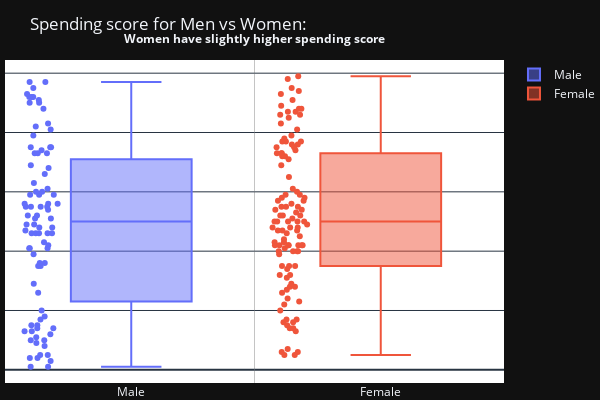

Write notebook code for a chart like this one.
### Markdown cell above
The plot above shows a bit higher spending score for women.  
The higher distribution peaks for female are there because there are more "female" observations.    
The distribution of spending score for women is a bit shifted to the right (bottom right plot). But, that difference is again very small and might be only true only in this small dataset.

### Code cell
fig = make_subplots(rows=1, cols=2, horizontal_spacing=False, shared_yaxes=True)

fig.append_trace(go.Box(y=df[df['Genre']=='Male']['Spending_Score'],
                        name='Male', boxpoints='all'), row=1, col=1)

fig.append_trace(go.Box(y=df[df['Genre']=='Female']['Spending_Score'],
                        name='Female', boxpoints='all'), row=1, col=2)

fig.update_layout(title='Spending score for Men vs Women:',
                 plot_bgcolor='#fff',
                 yaxis=dict(showticklabels=False),
                 height=400, width=600,
                 ).update_layout(margin=dict(t=60, l=5, r=0, b=15))

fig.add_annotation(x=0.5, y=1.1, text='<b>Women have slightly higher spending score</b>',
                   xref='paper', yref='paper', showarrow=False)
fig.show()

### Figure 1 — Plotly figure (JSON) as saved in the notebook; plotly's stock layout.template omitted (floating-point values rounded to 4 significant figures)
{"data": [{"boxpoints": "all", "name": "Male", "y": [39, 81, 3, 14, 13, 79, 66, 29, 35, 73, 73, 82, 61, 4, 4, 92, 92, 36, 60, 60, 41, 46, 46, 56, 55, 51, 59, 59, 55, 47, 54, 48, 51, 55, 41, 46, 41, 49, 52, 42, 49, 59, 55, 56, 46, 43, 48, 52, 46, 56, 91, 35, 95, 11, 75, 9, 75, 5, 73, 10, 93, 12, 97, 36, 90, 17, 88, 1, 1, 5, 26, 20, 63, 13, 75, 10, 92, 15, 69, 14, 90, 15, 97, 68, 8, 74, 18, 83], "type": "box", "xaxis": "x", "yaxis": "y"}, {"boxpoints": "all", "name": "Female", "y": [6, 77, 40, 76, 6, 94, 72, 99, 15, 77, 35, 98, 5, 14, 32, 31, 87, 73, 14, 81, 17, 73, 26, 75, 35, 61, 28, 65, 55, 47, 42, 42, 52, 54, 45, 50, 51, 52, 59, 50, 48, 47, 42, 49, 56, 53, 52, 42, 44, 57, 58, 55, 60, 46, 55, 40, 42, 47, 50, 41, 48, 42, 50, 54, 42, 48, 50, 43, 59, 43, 57, 40, 58, 29, 77, 34, 71, 88, 7, 72, 5, 40, 87, 74, 22, 20, 76, 16, 89, 78, 73, 35, 83, 93, 75, 95, 27, 13, 86, 32, 86, 88, 39, 24, 17, 85, 23, 69, 91, 16, 79, 28], "type": "box", "xaxis": "x2", "yaxis": "y2"}], "layout": {"xaxis": {"anchor": "y", "domain": [0.0, 0.5]}, "yaxis": {"anchor": "x", "domain": [0.0, 1.0], "showticklabels": false}, "xaxis2": {"anchor": "y2", "domain": [0.5, 1.0]}, "yaxis2": {"anchor": "x2", "domain": [0.0, 1.0], "matches": "y", "showticklabels": false}, "title": {"text": "Spending score for Men vs Women:"}, "plot_bgcolor": "#fff", "height": 400, "width": 600, "margin": {"t": 60, "l": 5, "r": 0, "b": 15}, "annotations": [{"showarrow": false, "text": "<b>Women have slightly higher spending score</b>", "x": 0.5, "xref": "paper", "y": 1.1, "yref": "paper"}]}}
